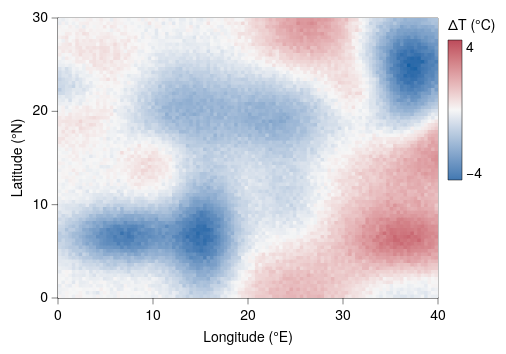

The specification (Vega-Lite) saved for this image:
### Vega-Lite specification from a JSON file in a GitHub repository (floating-point values rounded to 4 significant figures; data arrays with more than 128 entries replaced by an {"elided": "..."} marker saying what was removed)
{"background": null, "config": {"arc": {"fill": "#DBDBDB", "fillOpacity": 1.0, "innerRadius": 35.0, "padAngle": 0.03, "stroke": "black", "strokeOpacity": 1, "strokeWidth": 0.25}, "area": {"fill": "#DBDBDB", "fillOpacity": 1.0, "stroke": "black", "strokeOpacity": 1, "strokeWidth": 0.25}, "axis": {"domain": true, "domainCap": "round", "domainColor": "black", "domainWidth": 0.25, "grid": false, "gridCap": "round", "gridColor": "#F1F1F1", "gridDash": [0, 0], "gridOpacity": 1.0, "gridWidth": 0.25, "labelColor": "black", "labelFont": "Helvetica Neue, HelveticaNeue, Helvetica, Arial, sans-serif", "labelFontSize": 7, "labelFontStyle": "normal", "labelFontWeight": 400, "offset": 0, "ticks": true, "tickCap": "round", "tickColor": "black", "tickRound": false, "tickSize": 3, "tickWidth": 0.25, "titleColor": "black", "titleFont": "Helvetica Neue, HelveticaNeue, Helvetica, Arial, sans-serif", "titleFontSize": 7, "titleFontStyle": "normal", "titleFontWeight": 400}, "axisX": {"domain": true, "labelAlign": "center", "labelAngle": 0, "labels": true, "ticks": true, "translate": 0}, "axisY": {"domain": true, "labelAlign": "right", "labelAngle": 0, "labels": true, "ticks": true, "translate": 0}, "axisRight": {"domain": true, "labelAlign": "left", "labelAngle": 0, "labels": true, "ticks": true, "translate": 0}, "axisTop": {"domain": true, "labelAlign": "center", "labelAngle": 0, "labels": true, "ticks": true, "translate": 0}, "axisBand": {"tickOffset": 0}, "bar": {"fill": "#DBDBDB", "fillOpacity": 1.0, "stroke": "black", "strokeOpacity": 1, "strokeWidth": 0.25}, "boxplot": {"size": 12.6, "ticks": {"cornerRadius": 0.25, "fill": "black", "opacity": 1, "size": 6.3, "thickness": 0.25}, "box": {"fillOpacity": 1.0, "stroke": "black", "strokeOpacity": 1, "strokeWidth": 0.25}, "median": {"cornerRadius": 0, "fill": "black", "fillOpacity": 1.0, "opacity": 1, "size": 12.6, "thickness": 0.25}, "rule": {"fill": "black", "fillOpacity": 1.0, "size": 14.0, "stroke": "black", "strokeDash": [0, 0], "strokeOpacity": 1, "strokeWidth": 0.25}, "outliers": {"color": "black", "fill": "black", "fillOpacity": 1.0, "size": 0, "stroke": "black", "strokeOpacity": 1, "strokeWidth": 0.25}}, "circle": {"fill": "black", "fillOpacity": 1.0, "size": 1.75, "stroke": null, "strokeOpacity": 1, "strokeWidth": 0.25}, "errorband": {"band": {"fillOpacity": 0.6, "stroke": null, "strokeWidth": 0.25, "strokeOpacity": 1}, "borders": {"opacity": 0, "strokeOpacity": 0.25, "strokeWidth": 1}}, "errorbar": {"opacity": 1, "rule": {"strokeDash": [0, 0], "strokeWidth": 0.25}, "ticks": {"color": "black", "cornerRadius": 0.125, "opacity": 1, "size": 8.4, "thickness": 0.25}, "thickness": 0.25}, "font": "Helvetica Neue, HelveticaNeue, Helvetica, Arial, sans-serif", "geoshape": {"fill": "#DBDBDB", "fillOpacity": 1.0, "stroke": "black", "strokeOpacity": 1, "strokeWidth": 0.25}, "header": {"labelColor": "black", "labelFont": "Helvetica Neue, HelveticaNeue, Helvetica, Arial, sans-serif", "labelFontSize": 7, "labelFontStyle": "normal", "labelFontWeight": 400, "titleColor": "black", "titleFont": "Helvetica Neue, HelveticaNeue, Helvetica, Arial, sans-serif", "titleFontSize": 7, "titleFontStyle": "normal", "titleFontWeight": 400, "titlePadding": 0}, "legend": {"disable": false, "offset": 4.5, "titlePadding": 4, "labelOffset": 2, "gradientLabelOffset": 2, "gradientLength": 70.0, "gradientThickness": 7.0, "gradientOpacity": 1.0, "gradientStrokeColor": "black", "gradientStrokeWidth": 0.25, "labelColor": "black", "labelFont": "Helvetica Neue, HelveticaNeue, Helvetica, Arial, sans-serif", "labelFontSize": 7, "labelFontStyle": "normal", "labelFontWeight": 400, "strokeColor": "black", "strokeWidth": 0, "symbolSize": 42, "symbolStrokeColor": "black", "symbolStrokeWidth": 0.25, "titleColor": "black", "titleFont": "Helvetica Neue, HelveticaNeue, Helvetica, Arial, sans-serif", "titleFontSize": 7, "titleFontStyle": "normal", "titleFontWeight": 400}, "line": {"color": "black", "stroke": "black", "strokeCap": "butt", "strokeDash": [0, 0], "strokeOpacity": 1, "strokeWidth": 0.5}, "point": {"filled": true, "fill": "#DBDBDB", "fillOpacity": 1.0, "size": 7.0, "stroke": "black", "strokeOpacity": 1, "strokeWidth": 0.25}, "range": {"category": ["#5CA7B1", "#B7D0EE", "#B7B3E4", "#B3DAB5", "#F5E1B3", "#3D727B", "#809DC7", "#867DAC", "#80A988", "#CBB17A", "#204148", "#546B94", "#584C77", "#507B5F", "#9D824D"], "diverging": {"scheme": ["#6F572A", "#876E43", "#9E875F", "#B5A17F", "#CABBA2", "#DCD6CC", "#F4F1E9", "#C9D7DA", "#9DBFC6", "#78A5AF", "#558B96", "#36717C", "#1A5762"]}, "heatmap": {"scheme": ["#32022B", "#43044D", "#4C196E", "#4D338C", "#484DA6", "#3A68BB", "#1D83CA", "#1D9CCB", "#23B5C9", "#28CDC5", "#4DE0B4", "#91EE9F"]}, "ordinal": {"scheme": ["#F1F1F1", "#DBDBDB", "#C6C6C6", "#B2B2B2", "#9D9D9D", "#898989", "#767676", "#636363", "#515151", "#404040", "#2F2F2F", "#1F1F1F"]}, "ramp": {"scheme": ["#32022B", "#43044D", "#4C196E", "#4D338C", "#484DA6", "#3A68BB", "#1D83CA", "#1D9CCB", "#23B5C9", "#28CDC5", "#4DE0B4", "#91EE9F"]}}, "rule": {"color": "black", "stroke": "black", "strokeCap": "round", "strokeDash": [2, 2], "strokeOpacity": 1, "strokeWidth": 0.25}, "scale": {"bandPaddingInner": 0.1, "bandPaddingOuter": 0.1, "round": false}, "rect": {"fill": "#DBDBDB", "fillOpacity": 1.0, "stroke": "black", "strokeOpacity": 1, "strokeWidth": 0.25}, "square": {"fill": "#DBDBDB", "fillOpacity": 1.0, "size": 14.0, "stroke": "black", "strokeOpacity": 1, "strokeWidth": 0.25}, "text": {"color": "black", "font": "Helvetica Neue, HelveticaNeue, Helvetica, Arial, sans-serif", "fontSize": 7, "fontStyle": "normal", "fontWeight": 400}, "tick": {"color": "black", "cornerRadius": 0.125, "opacity": 1.0, "size": 12.6, "thickness": 0.25}, "title": {"anchor": "middle", "frame": "group", "color": "black", "font": "Helvetica Neue, HelveticaNeue, Helvetica, Arial, sans-serif", "fontSize": 7, "fontStyle": "normal", "fontWeight": 400, "subtitleColor": "black", "subtitleFont": "Helvetica Neue, HelveticaNeue, Helvetica, Arial, sans-serif", "subtitleFontSize": "Helvetica Neue, HelveticaNeue, Helvetica, Arial, sans-serif", "subtitleFontStyle": "normal", "subtitleFontWeight": 400}, "trail": {"color": "black", "opacity": 1, "size": 0.5}, "view": {"continuousWidth": 190, "continuousHeight": 140, "discreteWidth": 190, "discreteHeight": 140, "fill": null, "stroke": "black", "strokeWidth": 0.25}}, "data": {"name": "data-3dd7a702cd43fab36ea1c2dfa6191459"}, "mark": {"type": "rect", "clip": true, "stroke": null}, "encoding": {"color": {"field": "anom", "scale": {"domain": [-4, 4], "range": ["#4177B1", "#5F8CBD", "#7DA1C9", "#9BB6D5", "#B9CBE0", "#D7E0EB", "#F6F6F6", "#F0DADA", "#E8BDBF", "#DFA1A5", "#D4858B", "#C96872", "#BC4A5A"]}, "title": "ΔT (°C)", "type": "quantitative"}, "x": {"field": "lon", "scale": {"domain": [0, 40.0], "nice": false}, "title": "Longitude (°E)", "type": "quantitative"}, "x2": {"field": "lon2"}, "y": {"field": "lat", "scale": {"domain": [0, 30.0], "nice": false}, "title": "Latitude (°N)", "type": "quantitative"}, "y2": {"field": "lat2"}}, "$schema": "https://vega.github.io/schema/vega-lite/v6.4.1.json", "datasets": {"data-3dd7a702cd43fab36ea1c2dfa6191459": {"elided": "8800 records"}}}
